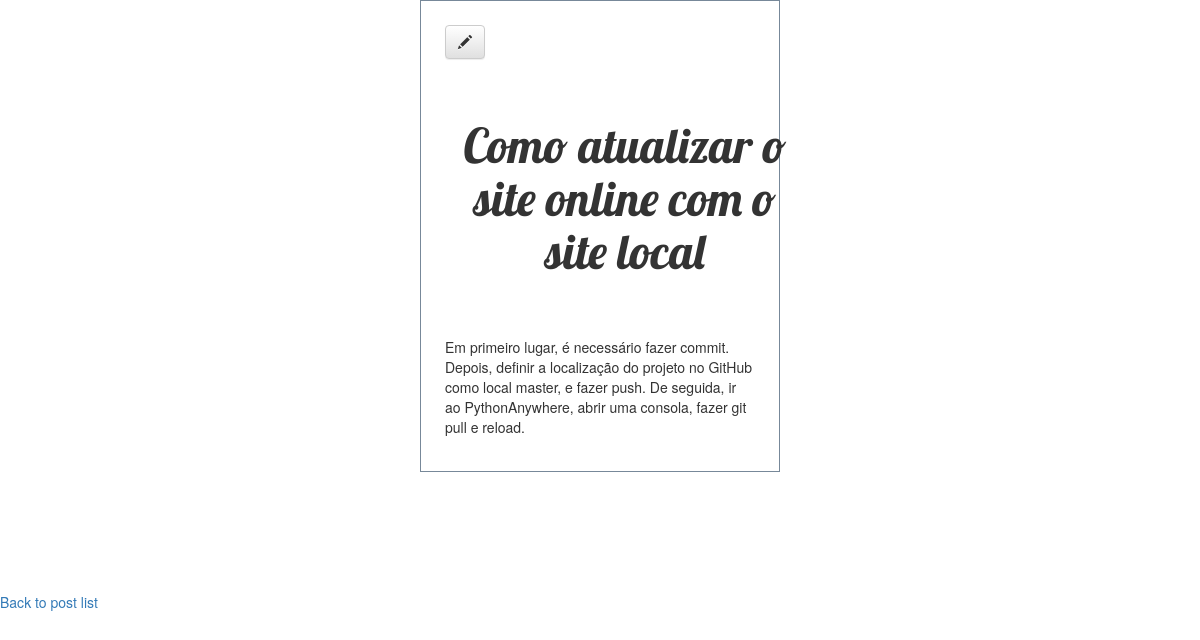
/post/6/, run on an earlier commit of the app's database.
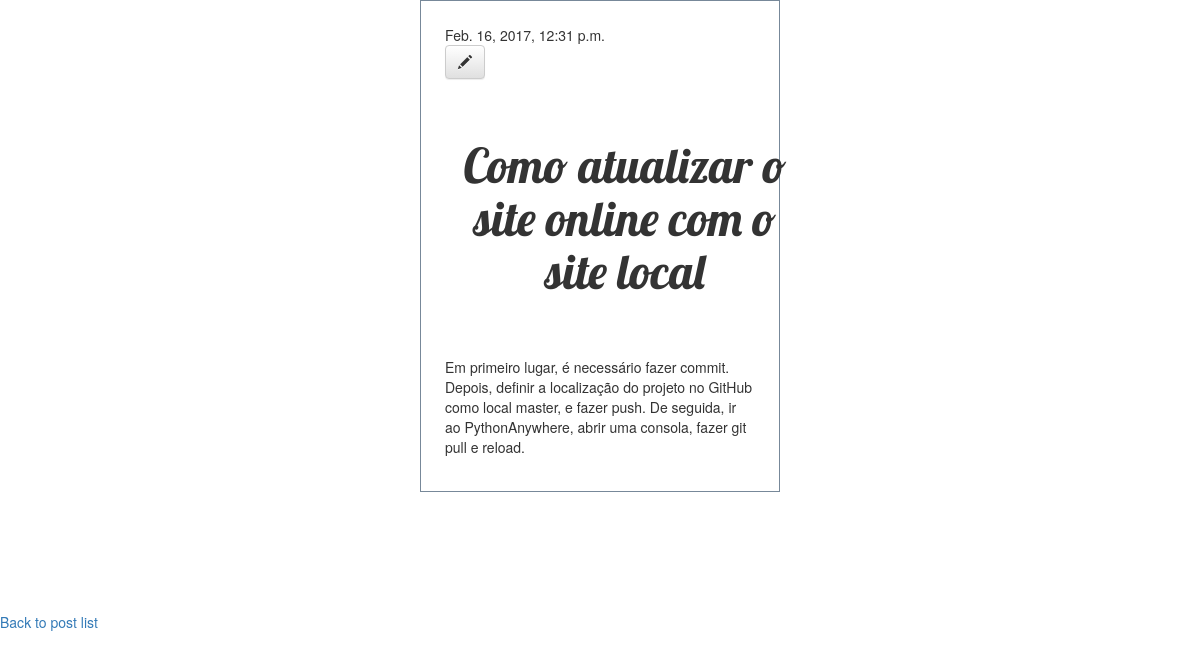
And on a later commit of the database.
### blog/models.py (models this page shows, shortened)
class Post(models.Model):
    author = models.ForeignKey('auth.User')
    title = models.CharField(max_length=200)
    text = models.TextField()
    created_date = models.DateTimeField(default=timezone.now)
    published_date = models.DateTimeField(blank=True, null=True)

### blog/views.py (the view)
# urls.py: url(r'^post/(?P<pk>\d+)/$', views.post_detail, name="post_detail"),
def post_detail(request, pk):
    post = get_object_or_404(Post, pk=pk)
    return render(request, "blog/post_detail.html", {"post" : post})

### blog/templates/blog/post_detail.html
{% extends 'blog/base.html' %}
{% block content %}
    <div class="post">
        {% if post.published_date %}
            <div class="date">
                {{ post.published_date }}
            </div>
        {% endif %}
        <a class="btn btn-default" href="{% url 'post_edit' pk=post.pk %}"><span class="glyphicon glyphicon-pencil"></span></a>
        <h1>{{ post.title }}</h1>
        <p>{{ post.text|linebreaksbr }}</p>
    </div>
    <a href="/">Back to post list</a>
{% endblock %}

### blog/templates/blog/base.html (shortened to what this page needs)
{% load staticfiles %}
<!DOCTYPE html>
<html>
    <head>
        <link rel="stylesheet" href="//maxcdn.bootstrapcdn.com/bootstrap/3.2.0/css/bootstrap.min.css">
        <link rel="stylesheet" href="//maxcdn.bootstrapcdn.com/bootstrap/3.2.0/css/bootstrap-theme.min.css">
        <link rel="stylesheet" href="{% static 'css/blog.css' %}">
    </head>
    <body>
        {% block content %}
        {% endblock %}
    </body>
</html>

### blog/static/css/blog.css (style rules this page uses)
h1 { font-family: lobster; font-size: 4vw; text-align: center; width: 30vw; margin: 5vw auto; }
.post { border: 1px solid lightslategrey; margin: 0 auto; margin-bottom: 10vw; width: 30vw; padding: 2vw; }

What changed in the data, as far as the page shows it:
changed Post "Como atualizar o site online com o site local": published_date (not shown) → "Feb. 16, 2017, 12:31 p.m."
